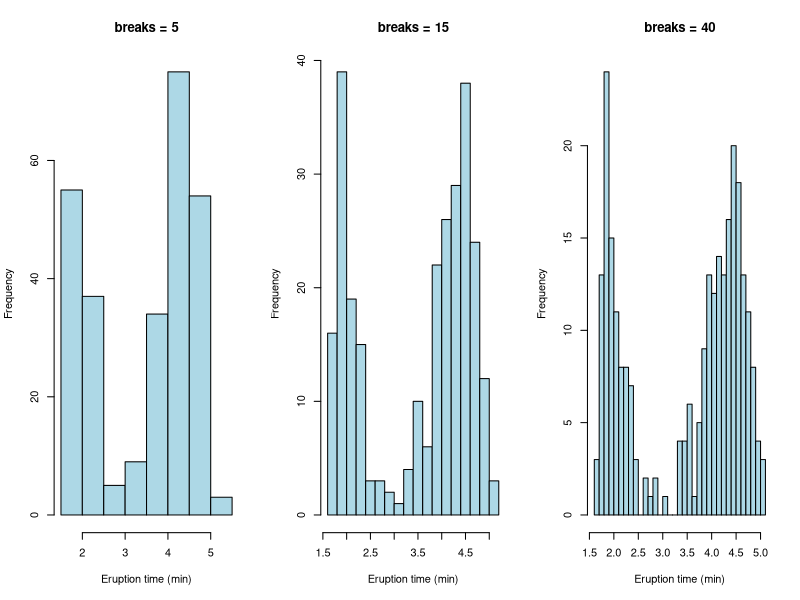
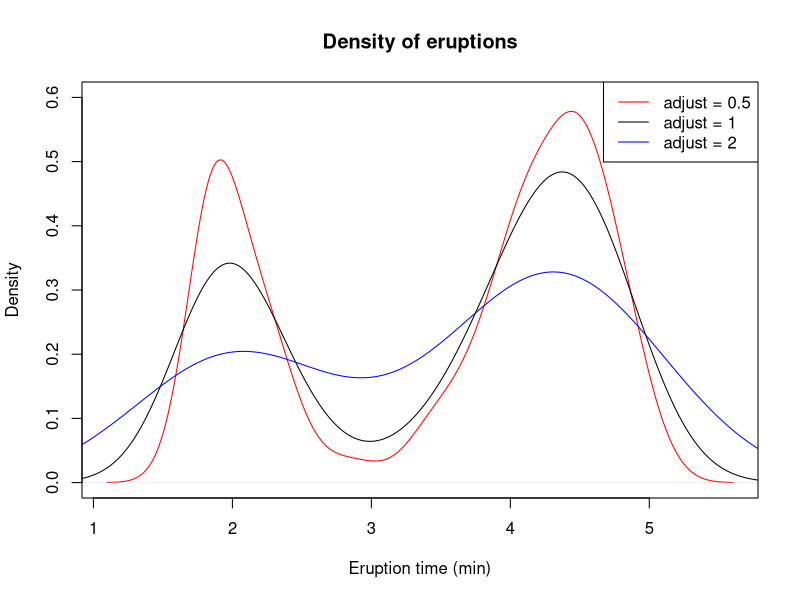
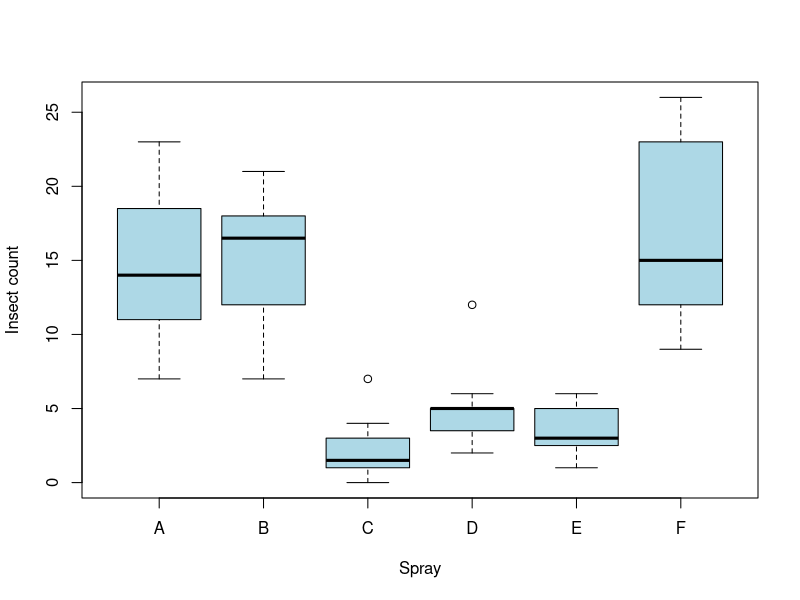
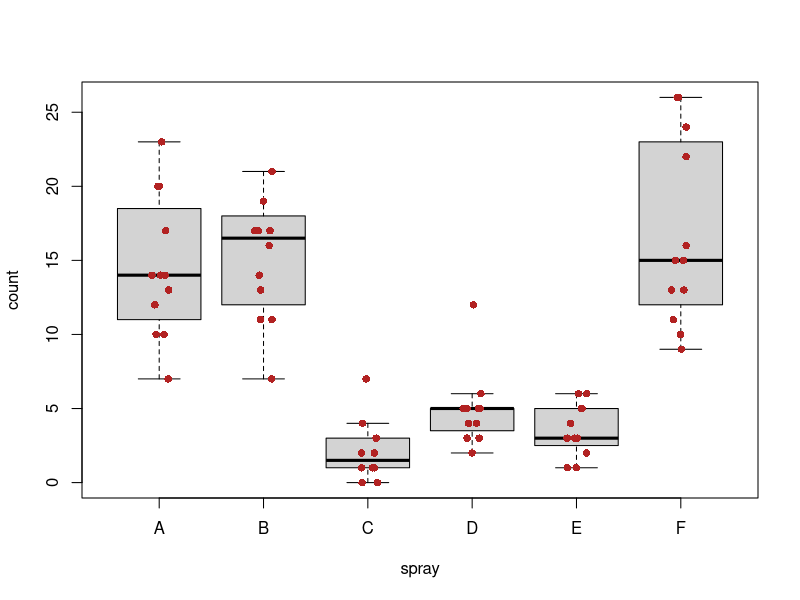
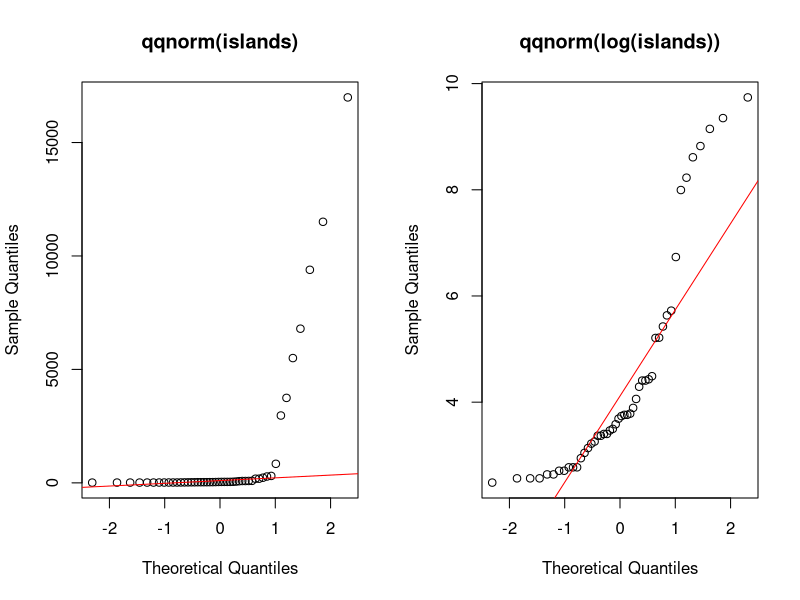
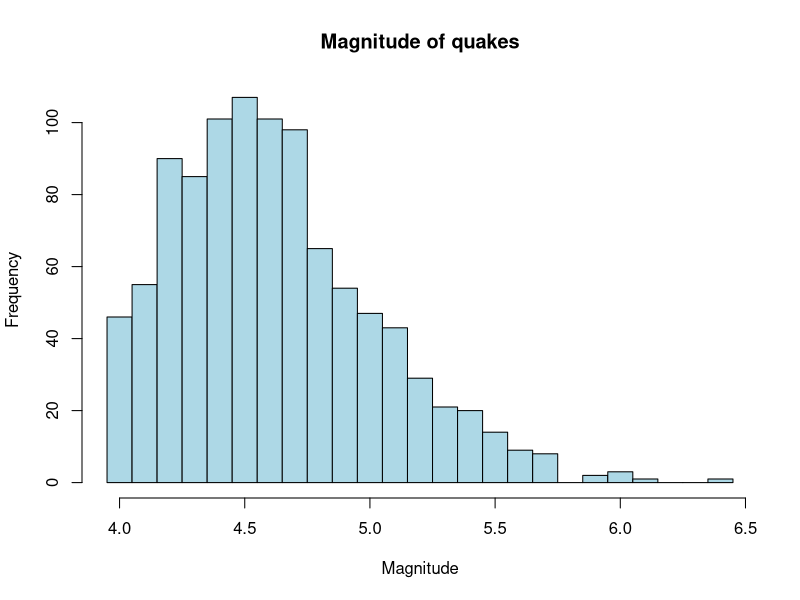
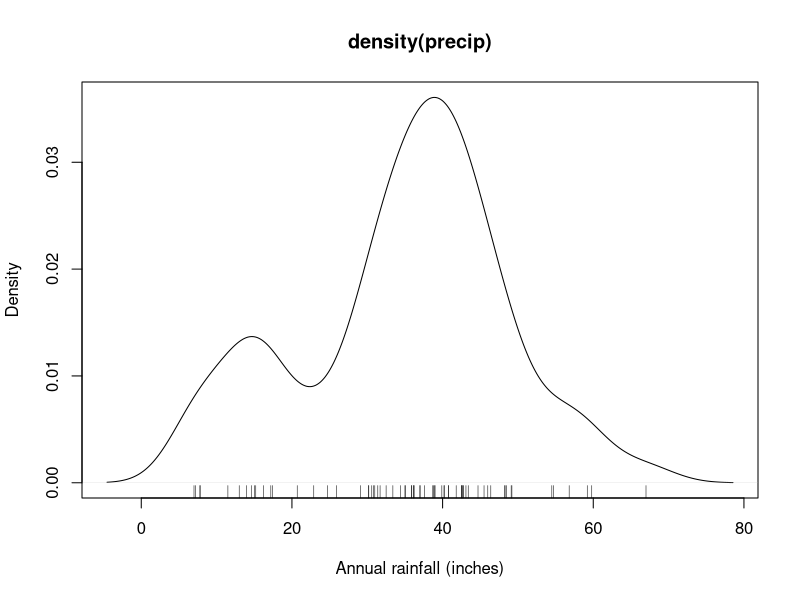
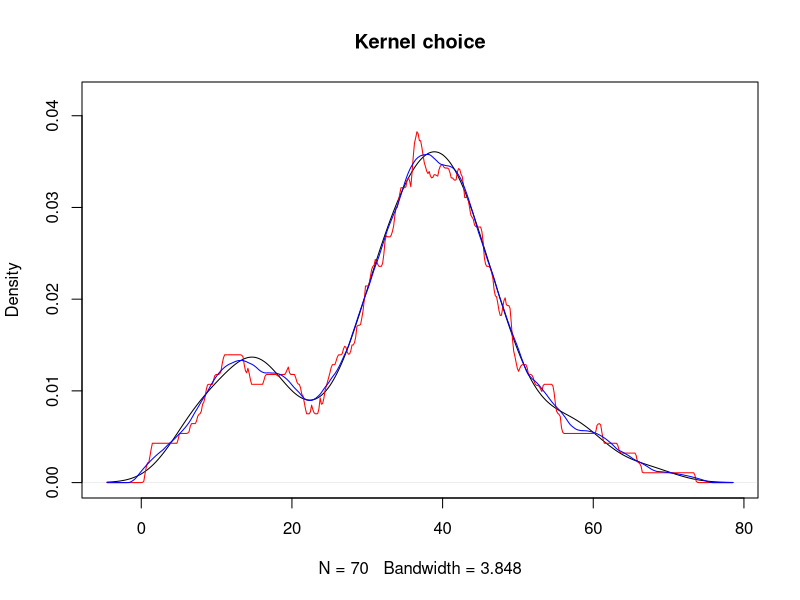

The R source for these figures, in order:
# DSA06 Lab Experiment CO3 - Set B : Questions 1-9 (R)
## Q1
e <- faithful$eruptions
summary(e); IQR(e); quantile(e, c(0.1, 0.9))
par(mfrow = c(1, 3)); for (k in c(5, 15, 40)) hist(e, breaks = k, col = "lightblue", main = paste("breaks =", k), xlab = "Eruption time (min)"); par(mfrow = c(1, 1))
plot(density(e, adjust = 0.5), col = "red", ylim = c(0, 0.6), xlab = "Eruption time (min)", main = "Density of eruptions")
lines(density(e, adjust = 1), col = "black"); lines(density(e, adjust = 2), col = "blue")
legend("topright", legend = paste("adjust =", c(0.5, 1, 2)), col = c("red","black","blue"), lty = 1)
## Q2
boxplot(count ~ spray, data = InsectSprays, col = "lightblue", xlab = "Spray", ylab = "Insect count")
b <- boxplot(count ~ spray, data = InsectSprays, plot = FALSE); b$stats; b$out; b$group
boxplot(count ~ spray, data = InsectSprays, outline = FALSE)
stripchart(count ~ spray, data = InsectSprays, vertical = TRUE, method = "jitter", add = TRUE, pch = 16, col = "firebrick")
par(mfrow = c(1, 2)); qqnorm(islands, main = "qqnorm(islands)"); qqline(islands, col = "red")
qqnorm(log(islands), main = "qqnorm(log(islands))"); qqline(log(islands), col = "red"); par(mfrow = c(1, 1))
## Q3
mag <- quakes$mag; summary(mag)
hist(mag, breaks = seq(3.95, 6.45, by = 0.1), col = "lightblue", xlab = "Magnitude", main = "Magnitude of quakes")
nclass.Sturges(mag); nclass.scott(mag); nclass.FD(mag)
## Q4
bw.nrd0(precip); bw.SJ(precip)
plot(density(precip), main = "density(precip)", xlab = "Annual rainfall (inches)"); rug(precip)
plot(density(precip, kernel = "gaussian"), ylim = c(0, 0.042), main = "Kernel choice")
lines(density(precip, kernel = "rectangular"), col = "red"); lines(density(precip, kernel = "epanechnikov"), col = "blue")
plot(density(precip), xlim = c(-10, 80)); lines(density(precip, from = 0), col = "red", lty = 2)
## Q5
hist(rivers, freq = FALSE, breaks = seq(0, 4000, 200), col = "lightblue", xlab = "River length (miles)", main = "Histogram of rivers")
lines(density(rivers), lwd = 2); abline(v = mean(rivers), col = "red", lwd = 2); abline(v = median(rivers), col = "blue", lwd = 2, lty = 2)
legend("topright", legend = c("mean", "median"), col = c("red", "blue"), lty = c(1, 2), lwd = 2)
skew <- function(x) { d <- x - mean(x); mean(d^3) / mean(d^2)^1.5 }
skew(rivers); skew(log(rivers))
## Q6
se <- iris$Sepal.Length[iris$Species == "setosa"]; ve <- iris$Sepal.Length[iris$Species == "versicolor"]
br <- seq(4, 7.5, by = 0.25)
hist(se, breaks = br, col = rgb(1, 0, 0, 0.4), xlim = c(4, 7.5), xlab = "Sepal length (cm)", main = "Setosa vs versicolor")
hist(ve, breaks = br, col = rgb(0, 0, 1, 0.4), add = TRUE)
legend("topright", legend = c("setosa", "versicolor"), fill = c(rgb(1,0,0,0.4), rgb(0,0,1,0.4)))
hist(se, breaks = br, plot = FALSE)$counts; hist(ve, breaks = br, plot = FALSE)$counts
## Q7
plot(NULL, xlim = c(0.5, 3.5), ylim = range(PlantGrowth$weight), xaxt = "n", xlab = "Group", ylab = "Dried weight")
axis(1, at = 1:3, labels = levels(PlantGrowth$group)); cols <- c("#8dd3c7", "#fb8072", "#80b1d3")
for (i in 1:3) { w <- PlantGrowth$weight[PlantGrowth$group == levels(PlantGrowth$group)[i]]; d <- density(w, cut = 0)
  polygon(c(i - 0.4 * d$y / max(d$y), rev(i + 0.4 * d$y / max(d$y))), c(d$x, rev(d$x)), col = cols[i]) }
boxplot(weight ~ group, data = PlantGrowth, add = TRUE, boxwex = 0.1, col = "white", xaxt = "n", outline = FALSE)
## Q8
months <- 5:9; names(months) <- c("May","Jun","Jul","Aug","Sep")
plot(NULL, xlim = c(50, 100), ylim = c(0, 5.6), yaxt = "n", xlab = "Temperature (F)", ylab = "", main = "Ridgeline plot of Temp")
for (i in seq_along(months)) { d <- density(airquality$Temp[airquality$Month == months[i]], from = 50, to = 100)
  polygon(c(d$x, rev(d$x)), c(i - 1 + 30 * d$y, rep(i - 1, length(d$x))), col = rgb(i / 6, 0.4, 1 - i / 6, 0.7)) }
axis(2, at = 0:4, labels = names(months), las = 1)
tapply(airquality$Temp, airquality$Month, mean); tapply(airquality$Temp, airquality$Month, sd)
## Q9
set.seed(7); a <- rnorm(50); b <- runif(50); d <- rt(50, df = 3)
par(mfrow = c(1, 3)); qqnorm(a, main = "a: rnorm(50)"); qqline(a, col = "red")
qqnorm(b, main = "b: runif(50)"); qqline(b, col = "red"); qqnorm(d, main = "d: rt(50, df = 3)"); qqline(d, col = "red")
set.seed(11); x50 <- rt(50, df = 10); x5000 <- rt(5000, df = 10); shapiro.test(x50); shapiro.test(x5000)
